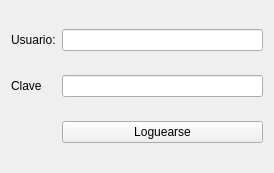
<?xml version="1.0" encoding="UTF-8"?>
<ui version="4.0">
 <class>Login</class>
 <widget class="QWidget" name="Login">
  <property name="geometry">
   <rect>
    <x>0</x>
    <y>0</y>
    <width>274</width>
    <height>173</height>
   </rect>
  </property>
  <property name="windowTitle">
   <string>Login</string>
  </property>
  <layout class="QGridLayout" name="gridLayout">
   <item row="0" column="0">
    <widget class="QLabel" name="lUser">
     <property name="text">
      <string>Usuario:</string>
     </property>
    </widget>
   </item>
   <item row="0" column="1">
    <widget class="QLineEdit" name="leUser"/>
   </item>
   <item row="1" column="0">
    <widget class="QLabel" name="lClave">
     <property name="text">
      <string>Clave</string>
     </property>
    </widget>
   </item>
   <item row="1" column="1">
    <widget class="QLineEdit" name="leClave"/>
   </item>
   <item row="2" column="1">
    <widget class="QPushButton" name="pbLogin">
     <property name="text">
      <string>Loguearse</string>
     </property>
    </widget>
   </item>
  </layout>
 </widget>
 <resources/>
 <connections/>
</ui>
